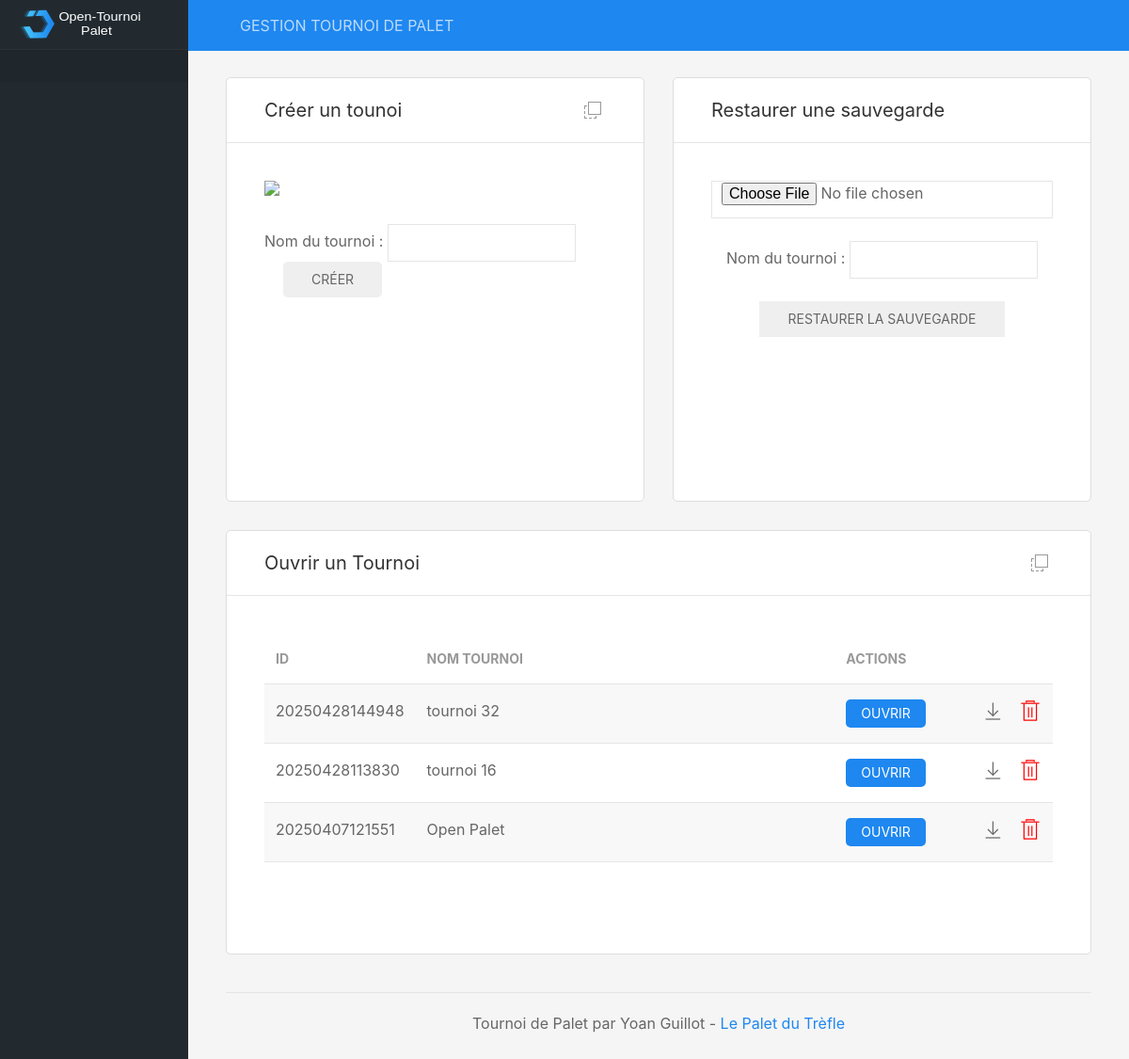
Before: / with the older database file.
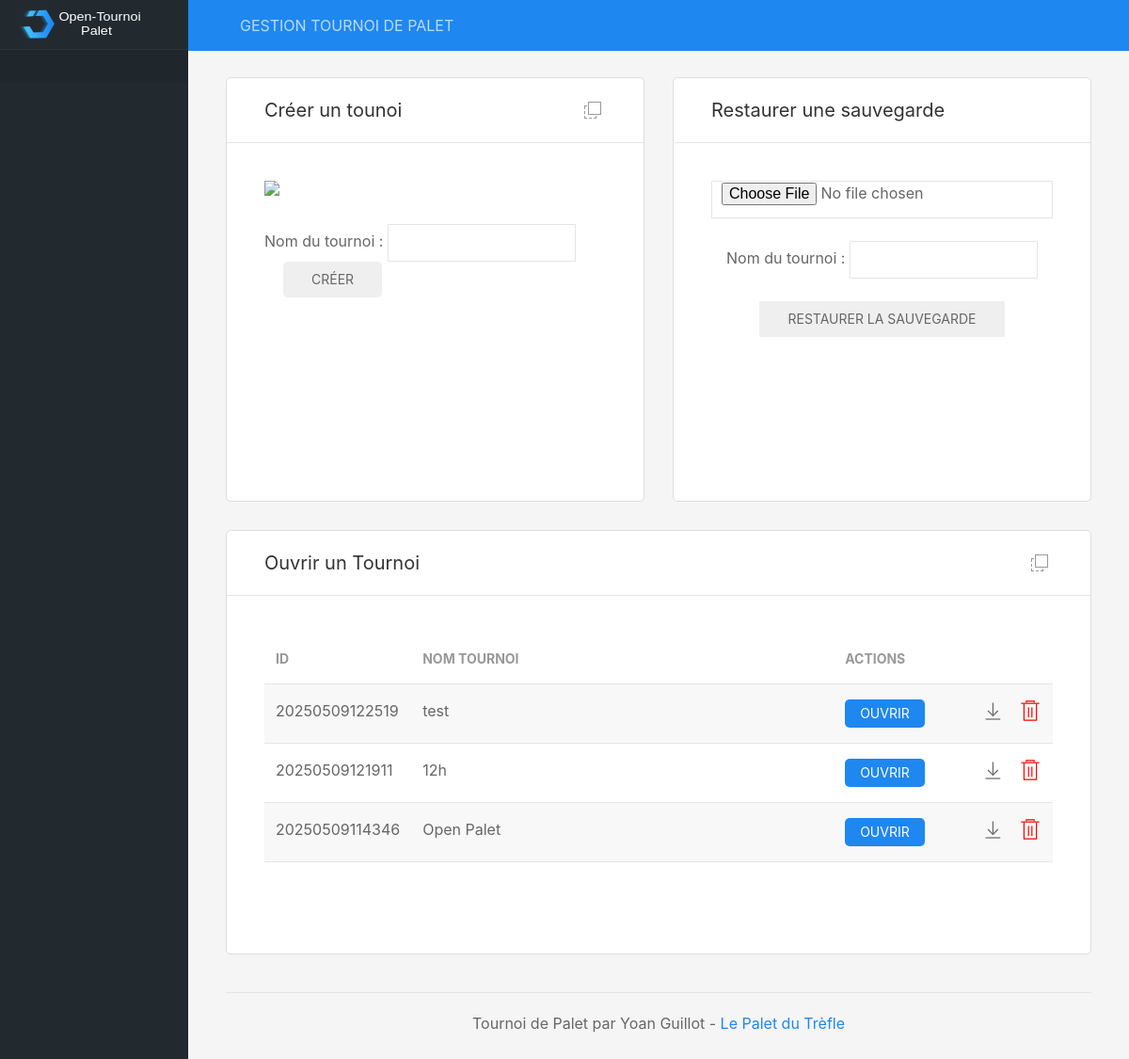
After: the same page with the newer database file.
### tables this page shows
CREATE TABLE tournois (id_tournoi NUMERIC (12) PRIMARY KEY DESC UNIQUE NOT NULL, nom_tournoi TEXT (200) NOT NULL, datecreation_tournoi DATE NOT NULL DEFAULT (STRFTIME('%d/%m/%Y, %H:%M', DATETIME('now', 'localtime'))), max_equipes INTEGER NOT NULL DEFAULT (0), type_phasesfinales TEXT NOT NULL DEFAULT aleatoire, pts_qualifs INTEGER DEFAULT (13) NOT NULL, pts_phasesfinales INTEGER NOT NULL DEFAULT (13), pts_finales NUMERIC NOT NULL DEFAULT (15), statut_inscriptions TEXT DEFAULT encours, statut_qualifs TEXT DEFAULT attente, statut_phasesfinales TEXT DEFAULT attente);

### includes/fonctions.inc.php (called while the page is built, shortened)
<?php
function listeTournois()
{
	global $db;
	$resultats = $db->query('SELECT * FROM tournois ORDER BY id_tournoi DESC');
	while ($row = $resultats->fetchArray(1)) {
		$listeTournois[] = $row;
	}
	if(!empty($listeTournois)){
		return $listeTournois;
	}
}
?>

### includes/accueil.inc.php (the view, shortened to what this page needs)
<div class="uk-grid uk-grid-medium" data-uk-grid uk-sortable="handle: .sortable-icon">
	<div class="uk-width-1-2@l">
		<div class="uk-card uk-card-default uk-card-hover">
			<div class="uk-card-header">
				<div class="uk-grid uk-grid-small">
					<div class="uk-width-auto"><h4>Créer un tounoi</h4></div>
					<div class="uk-width-expand uk-text-right panel-icons">
						<a href="#" class="uk-icon-link sortable-icon" title="Déplacer" data-uk-tooltip data-uk-icon="icon: move"></a>
					</div>
				</div>
			</div>
			<div class="uk-card-body">
				<div class="chart-container">
					<img style="max-height:200px;" src="images/tournoi.png" class="uk-align-center"/>
					<form method="POST">
							<div class="uk-panel uk-panel-box uk-margin-top">Nom du tournoi : <input name="nomTournoi" class="uk-input uk-form-width-medium" type="text" required>
							<button class="uk-button uk-button-success uk-margin-left">Créer</button>
						</div>
					</form>
				</div>
			</div>
		</div>
	</div>
	<div class="uk-width-1-2">
		<div class="uk-card uk-card-default uk-card-hover uk-height-1-1">
			<div class="uk-card-header">
				<div class="uk-grid uk-grid-small">
					<div class="uk-width-auto"><h4>Restaurer une sauvegarde</h4></div>
					<div class="uk-width-expand uk-text-right panel-icons">
					</div>
				</div>
			</div>
			<div class="uk-card-body">
				<div uk-overflow-auto>
					<div class="uk-panel uk-text-center">
                    <form name="form" method="post" action="index.php" enctype="multipart/form-data">
                        <input class="uk-input" type="file" name="aFile" />
                        <br />
                        <br />
						Nom du tournoi : <input class="uk-input uk-form-width-medium" type="text" name="nomTournoi"/><br/>
						<br/><input type="hidden" name="action" value="restauration" />
                        <input class="uk-button uk-button-success" type="submit" name="submitFile" value="restaurer la sauvegarde" />
                        </form>
                    </div>
				</div>
			</div>
		</div>
	</div>
</div>
<div class="uk-grid uk-grid-medium" data-uk-grid uk-sortable="handle: .sortable-icon">
	<div class="uk-width-1-1">
		<div class="uk-card uk-card-default uk-card-hover">
			<div class="uk-card-header">
				<div class="uk-grid uk-grid-small">
					<div class="uk-width-auto"><h4>Ouvrir un Tournoi</h4></div>
					<div class="uk-width-expand uk-text-right panel-icons">
						<a href="#" class="uk-icon-link sortable-icon" title="Déplacer" data-uk-tooltip data-uk-icon="icon: move"></a>
					</div>
				</div>
			</div>
			<div class="uk-card-body">
				<div class="chart-container" uk-overflow-auto>
					<table class="uk-table uk-table-striped">
						<thead>
							<tr>
								<th style="width:10%">ID</th>
								<th style="width: 60%">Nom tournoi</th>
								<th style="width: 30%">Actions</th>
							</tr>
						</thead>
<?php
	$listeTournois = listeTournois();
	if(!empty($listeTournois)){
		foreach($listeTournois as $row) {
			echo "<tr><td>". $row['id_tournoi'] ."</td>
				<td>". $row['nom_tournoi'] ."</td>
				<td>
					<a href=\"index.php?idtournoi=". $row['id_tournoi'] ."\"><button class=\"uk-button uk-button-primary uk-button-small\">Ouvrir</button></a>
					<a class=\"uk-float-right\" style=\"color: red\" href=\"\" onclick=\"supprTournoi(". $row['id_tournoi'] .")\" uk-icon=\"icon: trash; ratio: 1.2\" uk-toggle=\"target: #supprTournoi\"></a>
					<a class=\"uk-float-right\" style=\"margin-right: 15px;\" href=\"./includes/conf/". $row['id_tournoi'] .".db\" uk-icon=\"icon: download; ratio: 1.2\"></a>
				</td>
			</tr>";
		}
	}else{
		echo "<tr><td></td><td>Aucun Tournoi !</td><td></td></tr>";
	}
?>
					</table>
				</div>
			</div>
		</div>
	</div>
</div>

### index.php (shortened to what this page needs)
<!DOCTYPE html>
<head>
    <link rel="stylesheet" href="css/uikit.min.css" />
    <link rel="stylesheet" href="css/dashboard.css" />
    <link rel="stylesheet" href="css/style.css" />
    <link rel="stylesheet" href="css/arbres.css" />
</head>
<body>
<?php
if (isset($_GET['idtournoi'])){
	$idTournoi = $_GET['idtournoi'];
	$db = new SQLite3('includes/conf/' .$idTournoi. '.db');
	if (!empty($_GET['page'])){
		$page = $_GET['page'];
	}else{
		$page = "gestion";
	}
}else{
	$db = new SQLite3('includes/conf/tournois.db');
}
include 'includes/fonctions.inc.php';
include 'includes/dashboard.inc.php';
?>
</body>
</html>

### includes/dashboard.inc.php (shortened to what this page needs)
		<header id="top-head" class="uk-position-fixed">
			<div class="uk-container uk-container-expand uk-background-primary">
				<nav class="uk-navbar uk-light uk-padding-small" data-uk-navbar="mode:click; duration: 250">
					<div class="uk-navbar-left">
						<div>GESTION TOURNOI DE PALET</div>
					</div>
				</nav>
			</div>
		</header>
		<aside id="left-col" class="uk-light uk-visible@m">
			<div class="left-logo uk-flex uk-flex-middle">
				<img class="custom-logo" src="img/dashboard-logo.svg" alt="">
			</div>
			<div class="left-content-box  content-box-dark">
			</div>
		</aside>
		<div id="content" data-uk-height-viewport="expand: true" style="height:100%; display:block;">
			<div class="uk-container uk-container-expand">
<?php
	include "includes/$page.inc.php";
?>
				<footer class="uk-section uk-section-small uk-width-1-1 uk-text-center donotprint">
					<hr>
					<p class="uk-text-center">Tournoi de Palet par Yoan Guillot - <a href="https://www.lepaletdutrefle.fr">Le Palet du Trèfle</a>
					</p>
				</footer>
			</div>
		</div>

### css/dashboard.css (style rules this page uses)
#top-head { z-index: 9; top: 0; left:0; right:0; }
#left-col { position: fixed; left: 0; top:0; bottom:0; overflow-x: hidden; overflow-y: auto; background-color: #222A30; width: 200px; z-index:2; transition: height 0.3s ease-out; }
.left-content-box { padding: 0.75rem 20px; border-top: 1px solid rgba(255,255,255,0.06); margin-bottom: -1px; }
.content-box-dark { background-color: rgba(0,0,0,0.09); }
.left-logo { height: 52px; line-height: 52px; padding: 0 20px; }
.custom-logo { height: 32px; }
.panel-icons { margin: 0 4px; }
#content { margin-top: 52px; padding: 30px 0 0 0; background-color: #f5f5f5; margin-left: 0; transition: margin 0.2s cubic-bezier(.4,0,.2,1); }
@media screen and (min-width: 960px) { #content { margin-left: 200px; } }
@media screen and (min-width: 960px) { #top-head { left:200px; } }
.uk-card { box-shadow: none; }
.uk-card { -webkit-transition: box-shadow 0.55s cubic-bezier(.4,0,.2,1); transition: box-shadow 0.55s cubic-bezier(.4,0,.2,1); }
.chart-container { position: relative; height: 300px; margin: 0 auto; }

### css/style.css (style rules this page uses)
.uk-table th { font-weight: bolder; }
button, select { border-radius: 5px !important; }
.uk-card { border-radius: 5px; border: 1px solid #dddddd; }

Changed rows visible on the page:
removed tournois: id_tournoi "20250428144948", nom_tournoi "tournoi 32"
removed tournois: id_tournoi "20250428113830", nom_tournoi "tournoi 16"
removed tournois: id_tournoi "20250407121551", nom_tournoi "Open Palet"
added tournois: id_tournoi "20250509122519", nom_tournoi "test"
added tournois: id_tournoi "20250509121911", nom_tournoi "12h"
added tournois: id_tournoi "20250509114346", nom_tournoi "Open Palet"
